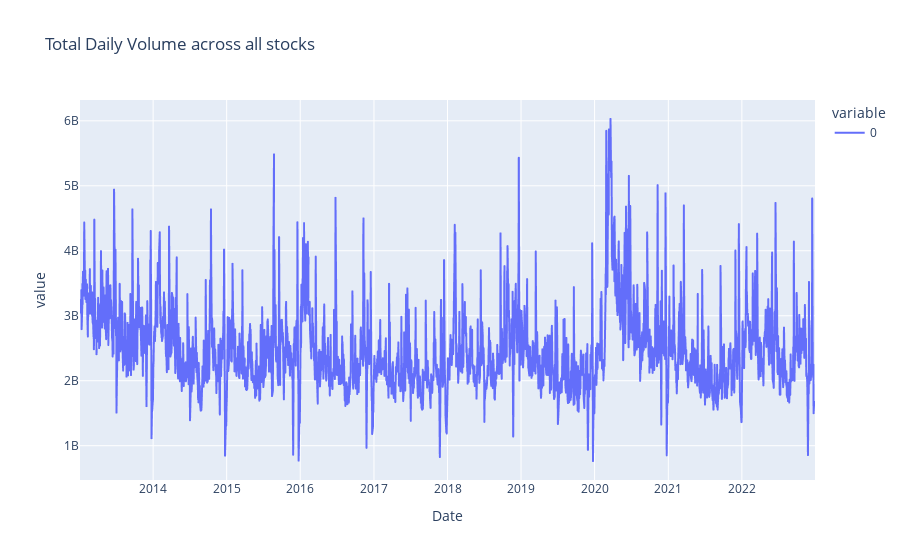

Notebook code cell kept with this figure:
### Code cell
# Plotting Total daily volume, summed per day across all stocks:
df_volume_clean.sum(1).plot(title='Total Daily Volume across all stocks')

### Figure 1 — Plotly figure (JSON) as saved in the notebook; plotly's stock layout.template omitted (floating-point values rounded to 4 significant figures; data arrays with more than 128 entries replaced by an {"elided": "..."} marker saying what was removed)
{"data": [{"hovertemplate": "variable=0<br>Date=%{x}<br>value=%{y}<extra></extra>", "legendgroup": "0", "line": {"color": "#636efa", "dash": "solid"}, "marker": {"symbol": "circle"}, "mode": "lines", "name": "0", "showlegend": true, "type": "scattergl", "x": {"elided": "2517 str values"}, "xaxis": "x", "y": {"elided": "2517 int values"}, "yaxis": "y"}], "layout": {"legend": {"title": {"text": "variable"}, "tracegroupgap": 0}, "title": {"text": "Total Daily Volume across all stocks"}, "xaxis": {"anchor": "y", "domain": [0, 1], "title": {"text": "Date"}}, "yaxis": {"anchor": "x", "domain": [0, 1], "title": {"text": "value"}}}}
